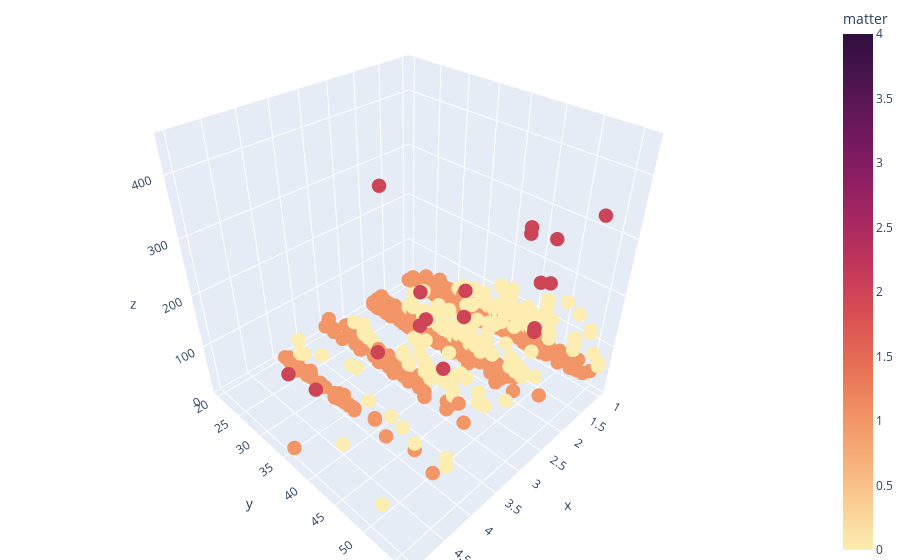

The notebook cell saved with this chart:
### Markdown cell above
saving 3d plot

### Code cell
iplot(fig,filename='kmeans_clustering.html')

### Figure 1 — Plotly figure (JSON) as saved in the notebook; plotly's stock layout.template omitted (floating-point values rounded to 4 significant figures; data arrays with more than 128 entries replaced by an {"elided": "..."} marker saying what was removed)
{"data": [{"marker": {"cmax": 4, "cmin": 0, "color": {"elided": "850 int values"}, "colorbar": {"title": {"text": "matter"}}, "colorscale": [[0, "rgb(253, 237, 176)"], [0.09091, "rgb(250, 205, 145)"], [0.1818, "rgb(246, 173, 119)"], [0.2727, "rgb(240, 142, 98)"], [0.3636, "rgb(231, 109, 84)"], [0.4545, "rgb(216, 80, 83)"], [0.5455, "rgb(195, 56, 90)"], [0.6364, "rgb(168, 40, 96)"], [0.7273, "rgb(138, 29, 99)"], [0.8182, "rgb(107, 24, 93)"], [0.9091, "rgb(76, 21, 80)"], [1, "rgb(47, 15, 61)"]], "size": 5}, "mode": "markers", "type": "scatter3d", "x": {"elided": "850 int values"}, "y": {"elided": "850 int values"}, "z": {"elided": "850 int values"}}], "layout": {"margin": {"b": 0, "l": 0, "r": 0, "t": 0}}}
